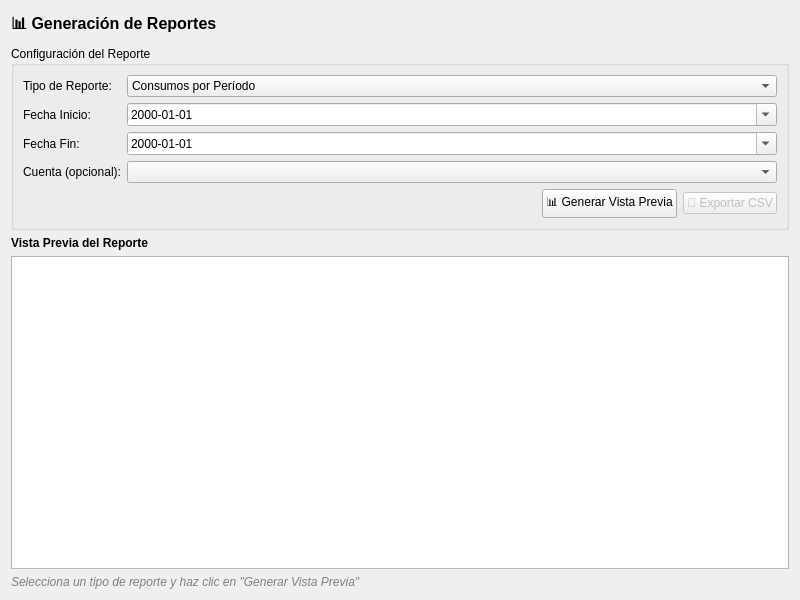
<?xml version="1.0" encoding="UTF-8"?>
<ui version="4.0">
 <class>ReportesWidget</class>
 <widget class="QWidget" name="ReportesWidget">
  <property name="geometry">
   <rect>
    <x>0</x>
    <y>0</y>
    <width>800</width>
    <height>600</height>
   </rect>
  </property>
  <layout class="QVBoxLayout" name="verticalLayout_root">
   <item>
    <widget class="QLabel" name="lbl_titulo">
     <property name="text">
      <string>📊 Generación de Reportes</string>
     </property>
     <property name="styleSheet">
      <string>font-size: 16px; font-weight: bold;</string>
     </property>
    </widget>
   </item>
   <item>
    <widget class="QGroupBox" name="grp_filtros">
     <property name="title">
      <string>Configuración del Reporte</string>
     </property>
     <layout class="QVBoxLayout" name="verticalLayout">
      <item>
       <layout class="QFormLayout" name="formLayout">
        <item row="0" column="0">
         <widget class="QLabel" name="lbl_tipo">
          <property name="text">
           <string>Tipo de Reporte:</string>
          </property>
         </widget>
        </item>
        <item row="0" column="1">
         <widget class="QComboBox" name="cmb_tipo_reporte">
          <item>
           <property name="text">
            <string>Consumos por Período</string>
           </property>
          </item>
          <item>
           <property name="text">
            <string>Consumos por Cuenta</string>
           </property>
          </item>
          <item>
           <property name="text">
            <string>Consumos por Orden de Pago</string>
           </property>
          </item>
          <item>
           <property name="text">
            <string>Resumen de Cuentas</string>
           </property>
          </item>
          <item>
           <property name="text">
            <string>Listado de Clientes</string>
           </property>
          </item>
          <item>
           <property name="text">
            <string>Órdenes de Pago</string>
           </property>
          </item>
         </widget>
        </item>
        <item row="1" column="0">
         <widget class="QLabel" name="lbl_fecha_inicio">
          <property name="text">
           <string>Fecha Inicio:</string>
          </property>
         </widget>
        </item>
        <item row="1" column="1">
         <widget class="QDateEdit" name="dt_fecha_inicio">
          <property name="displayFormat">
           <string>yyyy-MM-dd</string>
          </property>
          <property name="calendarPopup">
           <bool>true</bool>
          </property>
         </widget>
        </item>
        <item row="2" column="0">
         <widget class="QLabel" name="lbl_fecha_fin">
          <property name="text">
           <string>Fecha Fin:</string>
          </property>
         </widget>
        </item>
        <item row="2" column="1">
         <widget class="QDateEdit" name="dt_fecha_fin">
          <property name="displayFormat">
           <string>yyyy-MM-dd</string>
          </property>
          <property name="calendarPopup">
           <bool>true</bool>
          </property>
         </widget>
        </item>
        <item row="3" column="0">
         <widget class="QLabel" name="lbl_cuenta">
          <property name="text">
           <string>Cuenta (opcional):</string>
          </property>
         </widget>
        </item>
        <item row="3" column="1">
         <widget class="QComboBox" name="cmb_cuenta">
          <property name="editable">
           <bool>false</bool>
          </property>
         </widget>
        </item>
       </layout>
      </item>
      <item>
       <layout class="QHBoxLayout" name="horizontalLayout_botones">
        <item>
         <spacer name="horizontalSpacer">
          <property name="orientation">
           <enum>Qt::Horizontal</enum>
          </property>
          <property name="sizeHint" stdset="0">
           <size>
            <width>40</width>
            <height>20</height>
           </size>
          </property>
         </spacer>
        </item>
        <item>
         <widget class="QPushButton" name="btn_generar">
          <property name="text">
           <string>📊 Generar Vista Previa</string>
          </property>
         </widget>
        </item>
        <item>
         <widget class="QPushButton" name="btn_exportar">
          <property name="text">
           <string>💾 Exportar CSV</string>
          </property>
          <property name="enabled">
           <bool>false</bool>
          </property>
         </widget>
        </item>
       </layout>
      </item>
     </layout>
    </widget>
   </item>
   <item>
    <widget class="QLabel" name="lbl_vista_previa">
     <property name="text">
      <string>Vista Previa del Reporte</string>
     </property>
     <property name="styleSheet">
      <string>font-weight: bold;</string>
     </property>
    </widget>
   </item>
   <item>
    <widget class="QTableWidget" name="tbl_vista_previa">
     <property name="sizePolicy">
      <sizepolicy hsizetype="Expanding" vsizetype="Expanding">
       <horstretch>0</horstretch>
       <verstretch>1</verstretch>
      </sizepolicy>
     </property>
     <property name="editTriggers">
      <set>QAbstractItemView::NoEditTriggers</set>
     </property>
     <property name="selectionBehavior">
      <enum>QAbstractItemView::SelectRows</enum>
     </property>
    </widget>
   </item>
   <item>
    <widget class="QLabel" name="lbl_info">
     <property name="text">
      <string>Selecciona un tipo de reporte y haz clic en "Generar Vista Previa"</string>
     </property>
     <property name="styleSheet">
      <string>color: gray; font-style: italic;</string>
     </property>
    </widget>
   </item>
  </layout>
 </widget>
 <resources/>
 <connections/>
</ui>
